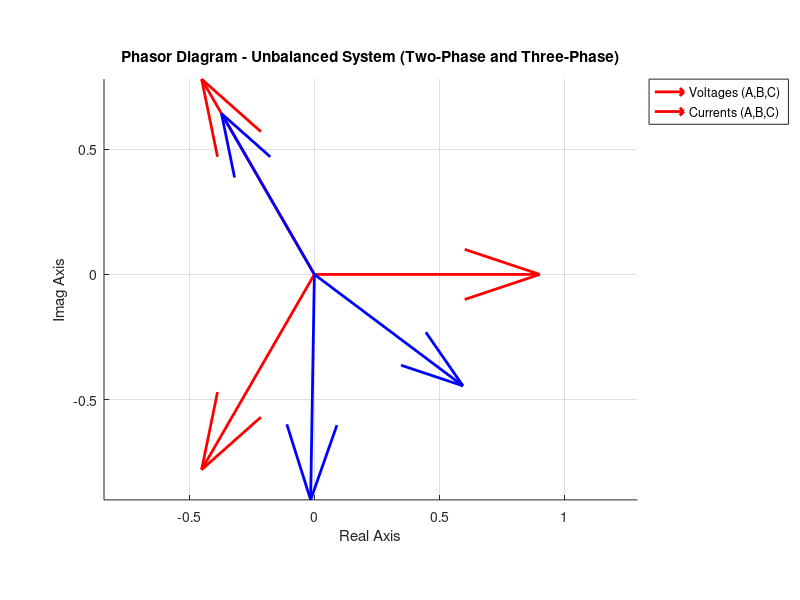

Source code (MATLAB):
% ============================================================
% Exercise 3 - Unbalanced Three-Phase System (Variant C)
% Week 4 Challenge
% ============================================================

clc; clear; format short;

% -------- GIVEN DATA --------
UL = 400;               % Line voltage (V)
f = 50;                 % Frequency (Hz)
w = 2*pi*f;             % Angular frequency (rad/s)

% Impedances (Ohms)
ZA = 20 + 1j*15;        % Phase A impedance
ZB = 18 - 1j*10;        % Phase B impedance
ZC_open = Inf;          % Phase C open (no load)
ZC_loaded = 25;         % Phase C when connected (purely resistive)

% -------- STEP 1: PHASE VOLTAGES --------
Uph = UL / sqrt(3);     % Phase voltage (V)
UA = Uph * exp(1j*0);                  % Phase A-N voltage
UB = Uph * exp(-1j*2*pi/3);            % Phase B-N voltage (-120°)
UC = Uph * exp(1j*2*pi/3);             % Phase C-N voltage (+120°)

fprintf('\nPhase voltage magnitude Uph = %.2f V\n', Uph);

% -------- STEP 2: C OPEN (only A and B connected) --------
IA = UA / ZA;
IB = UB / ZB;
IC = 0;                               % Open circuit

% Neutral current
IN = IA + IB + IC;

fprintf('\n---- TWO PHASES CONNECTED (C OPEN) ----\n');
fprintf('IA = %.2f ∠ %.2f° A\n', abs(IA), angle(IA)*180/pi);
fprintf('IB = %.2f ∠ %.2f° A\n', abs(IB), angle(IB)*180/pi);
fprintf('IN = %.2f ∠ %.2f° A\n', abs(IN), angle(IN)*180/pi);

% Power calculations
PA = Uph * abs(IA) * cos(angle(UA) - angle(IA));
QA = Uph * abs(IA) * sin(angle(UA) - angle(IA));
PB = Uph * abs(IB) * cos(angle(UB) - angle(IB));
QB = Uph * abs(IB) * sin(angle(UB) - angle(IB));

P_total_open = PA + PB;
Q_total_open = QA + QB;

fprintf('\nPower per phase:\n');
fprintf('P_A = %.3f kW,  Q_A = %.3f kvar\n', PA/1000, QA/1000);
fprintf('P_B = %.3f kW,  Q_B = %.3f kvar\n', PB/1000, QB/1000);
fprintf('Total: P = %.3f kW,  Q = %.3f kvar\n', P_total_open/1000, Q_total_open/1000);

% -------- STEP 3: CONNECT PHASE C WITH ZC = 25 Ω (resistive) --------
IC = UC / ZC_loaded;
IN_new = IA + IB + IC;

fprintf('\n---- THREE PHASES CONNECTED (C = 25 Ω) ----\n');
fprintf('IC = %.2f ∠ %.2f° A\n', abs(IC), angle(IC)*180/pi);
fprintf('New neutral current IN = %.2f ∠ %.2f° A\n', abs(IN_new), angle(IN_new)*180/pi);

% Power including phase C
PC = Uph * abs(IC);   % purely resistive => cosφ=1
QC = 0;

P_total_new = PA + PB + PC;
Q_total_new = QA + QB + QC;

fprintf('Total active power = %.3f kW\n', P_total_new/1000);
fprintf('Total reactive power = %.3f kvar\n', Q_total_new/1000);

% -------- STEP 4: BALANCED CASE (all 25 Ω resistive) --------
Z_bal = 25;           % All phases resistive
IA_bal = UA / Z_bal;
IB_bal = UB / Z_bal;
IC_bal = UC / Z_bal;
IN_bal = IA_bal + IB_bal + IC_bal;

P_bal = 3 * Uph * abs(IA_bal);
Q_bal = 0;

fprintf('\n---- BALANCED CASE (25 Ω each) ----\n');
fprintf('I_phase = %.2f A\n', abs(IA_bal));
fprintf('Neutral current = %.2f A\n', abs(IN_bal));
fprintf('Total power = %.3f kW\n', P_bal/1000);

% -------- STEP 5: PHASOR DIAGRAM (unbalanced case) --------
figure;
hold on; grid on; axis equal;
title('Phasor Diagram - Unbalanced System (Two-Phase and Three-Phase)');
xlabel('Real Axis'); ylabel('Imag Axis');

% Voltage reference
quiver(0,0,real(UA)/Uph,imag(UA)/Uph,'r','LineWidth',2);
quiver(0,0,real(UB)/Uph,imag(UB)/Uph,'r','LineWidth',2);
quiver(0,0,real(UC)/Uph,imag(UC)/Uph,'r','LineWidth',2);

% Currents (with C loaded)
quiver(0,0,real(IA)/max(abs([IA IB IC])),imag(IA)/max(abs([IA IB IC])),'b','LineWidth',2);
quiver(0,0,real(IB)/max(abs([IA IB IC])),imag(IB)/max(abs([IA IB IC])),'b','LineWidth',2);
quiver(0,0,real(IC)/max(abs([IA IB IC])),imag(IC)/max(abs([IA IB IC])),'b','LineWidth',2);

legend('Voltages (A,B,C)','Currents (A,B,C)','Location','bestoutside');
